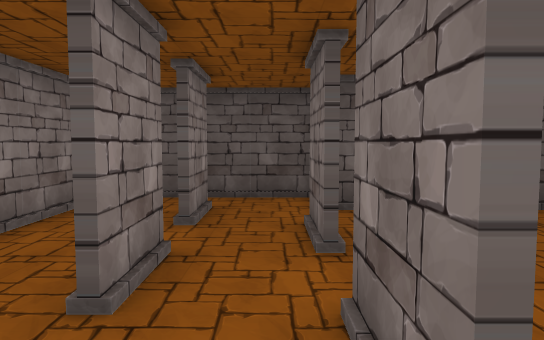
View 1 (above)

18 first-person views from a walk through a 3-D level made in the Unity game engine. The camera is 1.5 m above the floor, tilts 4° down and sees 70° across. Doors are open. The floor is counted in squares, 1 m on a side. Each view is taken from the middle of a square. On the plan, view 1 faces up. The plan holds only what a view shows up to about 17 squares ahead; the rest is blank. The place goes on beyond the plan. The player is left out.

View 2
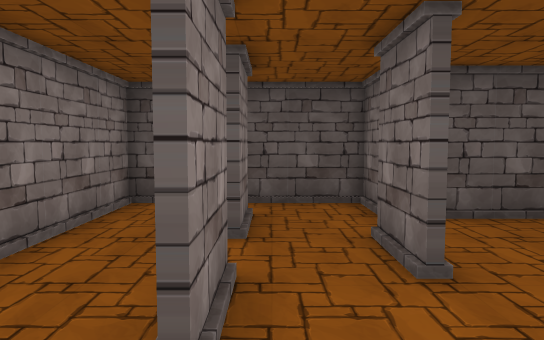

View 3
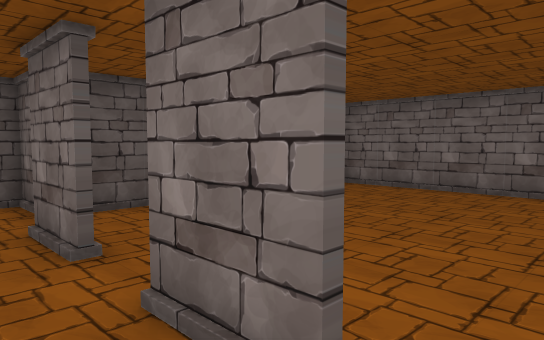

View 4
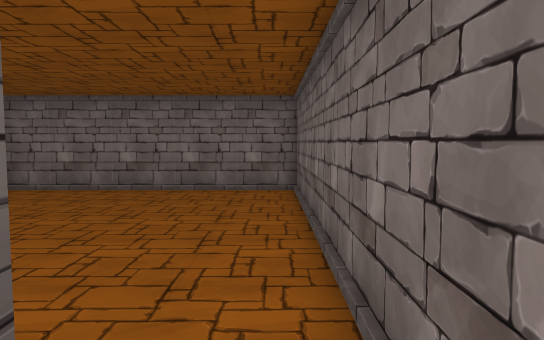

View 5
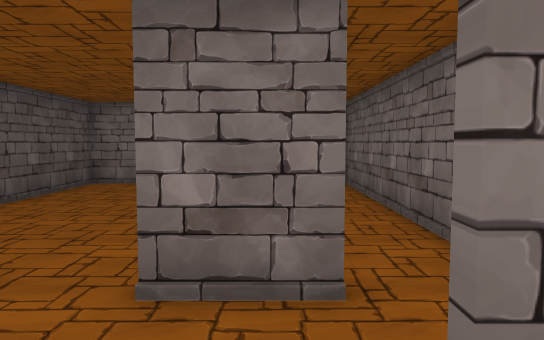

View 6
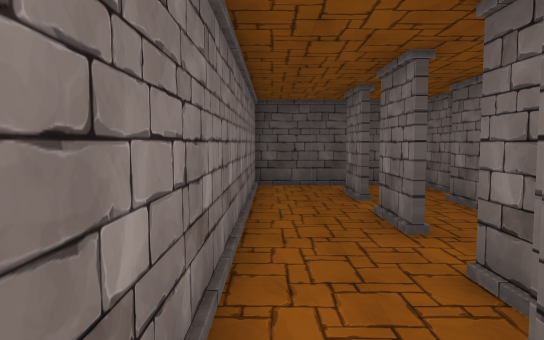

View 7
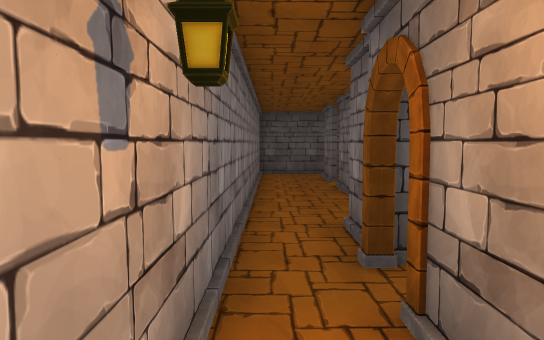

View 8
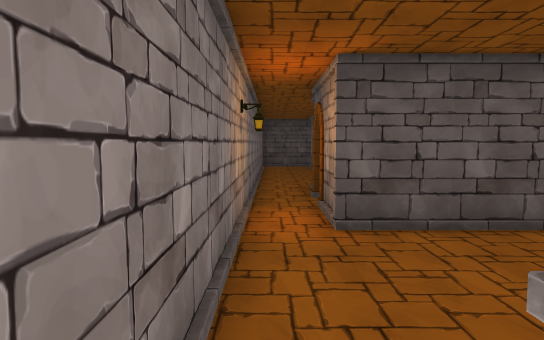

View 9
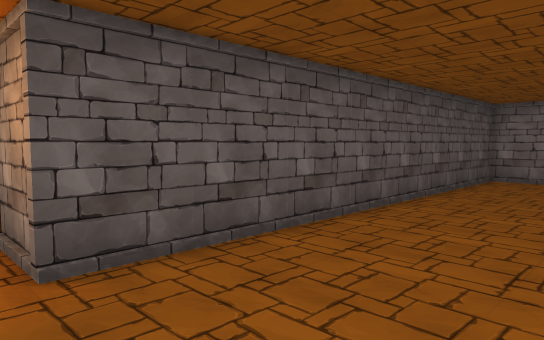

View 10
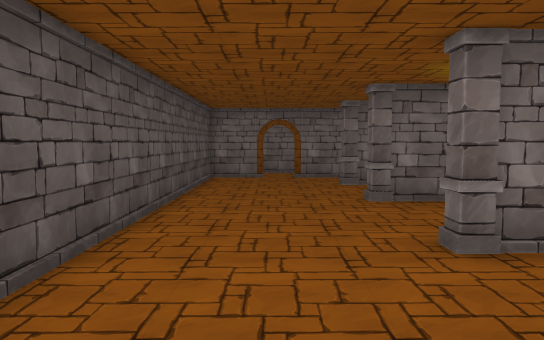

View 11
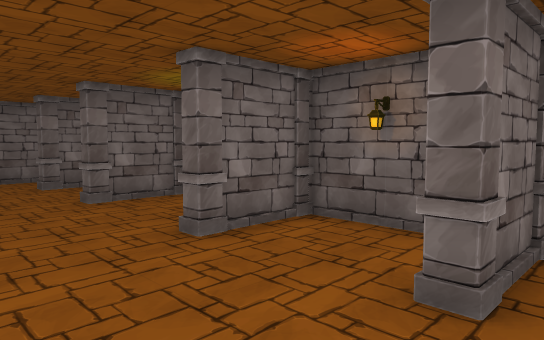

View 12
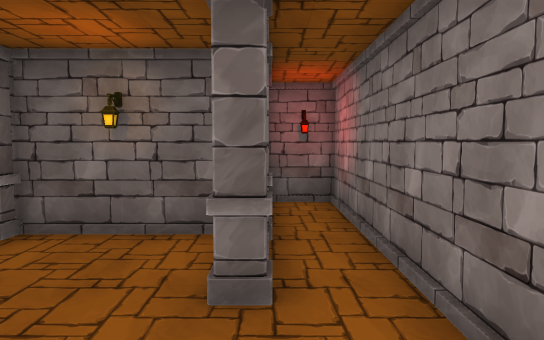

View 13
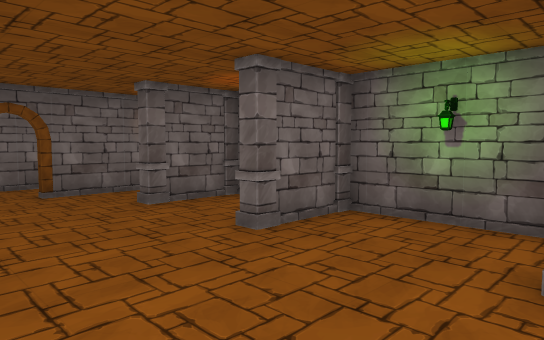

View 14
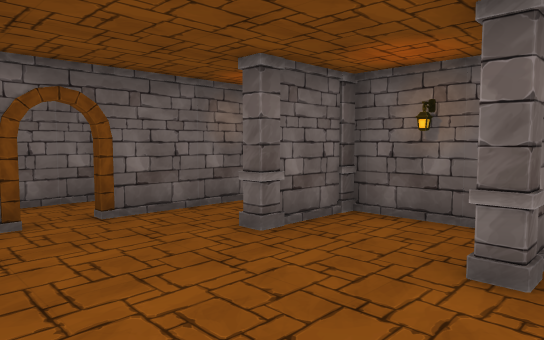

View 15
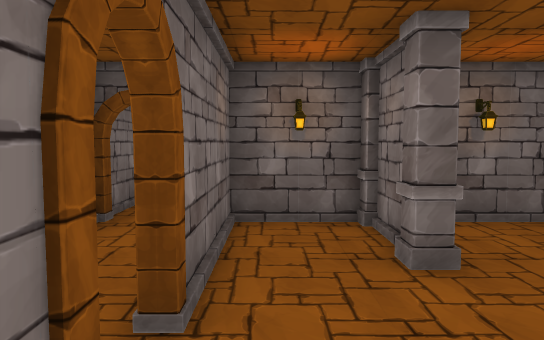

View 16
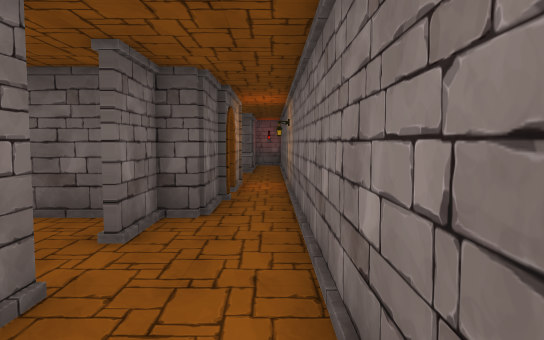

View 17
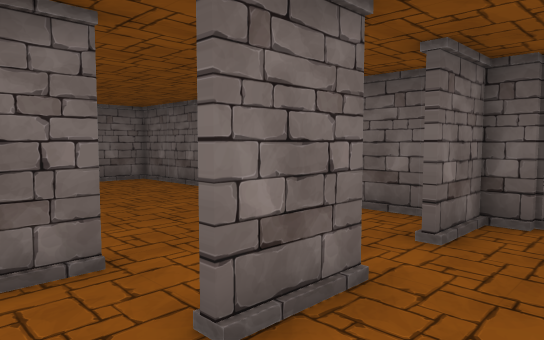

View 18
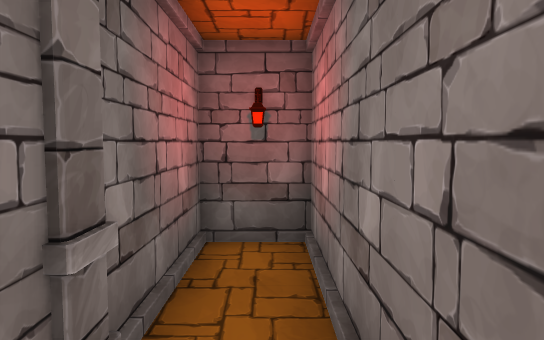

### Floor plan
Ten units are one square. View 1 is at (0, 0); x grows to the right and y downward. Boxes are objects, and circles mark ways between rooms. Rooms are numbered by the first view taken in them; rooms with no view inside come last. Other rooms are left out.
<svg viewBox="-51 -112 186 306">
<path fill="none" stroke="#000" d="M7 -12 7 -34M7 -51 7 -72M-15 -54 -15 -32M-26 8 14 8M-17 8 -17 -14M-46 -35 -46 25M-26 31 -26 8M60 145 60 134M13 145 13 134M101 136 101 145M99 145 99 134M-21 154 128 154 128 110M-28 145 -28 134M128 96 128 73 -28 73 -28 48M-28 35 -28 30M-46 25 -46 189 -28 189 -28 155M-17 -70 -17 -90M-46 -85 -46 -35M-17 -32 -17 -54M45 -87 13 -87M14 8 114 8 114 -87 60 -87M13 -87 13 -107 -14 -107M-15 -90 -15 -70M-14 -107 -46 -107 -46 -85"/>
<rect x="-35" y="145" width="10" height="10" fill="#bbb"><title>pillar</title></rect>
<rect x="-35" y="125" width="10" height="10" fill="#bbb"><title>pillar</title></rect>
<rect x="5" y="145" width="20" height="10" fill="#bbb"><title>pillar</title></rect>
<rect x="5" y="125" width="20" height="10" fill="#bbb"><title>pillar</title></rect>
<rect x="55" y="145" width="10" height="10" fill="#bbb"><title>pillar</title></rect>
<rect x="55" y="125" width="10" height="10" fill="#bbb"><title>pillar</title></rect>
<rect x="95" y="145" width="10" height="10" fill="#bbb"><title>pillar</title></rect>
<rect x="95" y="125" width="10" height="10" fill="#bbb"><title>pillar</title></rect>
<circle cx="-20" cy="-25" r="3" fill="#2a7"/>
<circle cx="-20" cy="-60" r="3" fill="#2a7"/>
<circle cx="10" cy="-45" r="3" fill="#2a7"/>
<circle cx="10" cy="-5" r="3" fill="#2a7"/>
<circle cx="-5" cy="-70" r="3" fill="#2a7"/>
<circle cx="-40" cy="20" r="3" fill="#2a7"/>
<circle cx="-35" cy="-45" r="3" fill="#2a7"/>
<circle cx="-35" cy="-75" r="3" fill="#2a7"/>
<circle cx="10" cy="-80" r="3" fill="#2a7"/>
<circle cx="-20" cy="-95" r="3" fill="#2a7"/>
<text x="0" y="-30">1</text>
<text x="-30" y="-10">2</text>
<text x="40" y="110">3</text>
<text x="-30" y="-60">4</text>
<text x="60" y="-40">5</text>
<text x="0" y="-90">6</text>
<text x="-30" y="-100">7</text>
</svg>
Room 1 opens to room 2. Room 1 opens to room 4. Room 1 opens to room 5. Room 1 opens to room 6. Room 2 opens to room 3. Room 2 opens to room 4. Room 4 opens to room 7. Room 5 opens to room 6. Room 6 opens to room 7.

Where each view was taken, in squares from view 1:
view 1: 0 up, 0 right, facing up
view 2: 1 up, 1 left, facing up
view 3: 0 up, 1 left, facing up-right
view 4: 0 up, 1 left, facing right
view 5: 2 up, 3 left, facing right
view 6: 3 down, 4 left, facing up
view 7: 8 down, 4 left, facing up
view 8: 14 down, 4 left, facing up
view 9: 12 down, 4 left, facing up-right
view 10: 10 down, 4 left, facing right
view 11: 9 down, 4 left, facing down-right
view 12: 9 down, 3 left, facing down
view 13: 8 down, 1 right, facing down-right
view 14: 8 down, 5 right, facing down-right
view 15: 8 down, 12 right, facing down
view 16: 7 up, 4 left, facing down
view 17: 7 up, 4 left, facing down-right
view 18: 13 down, 4 left, facing down
